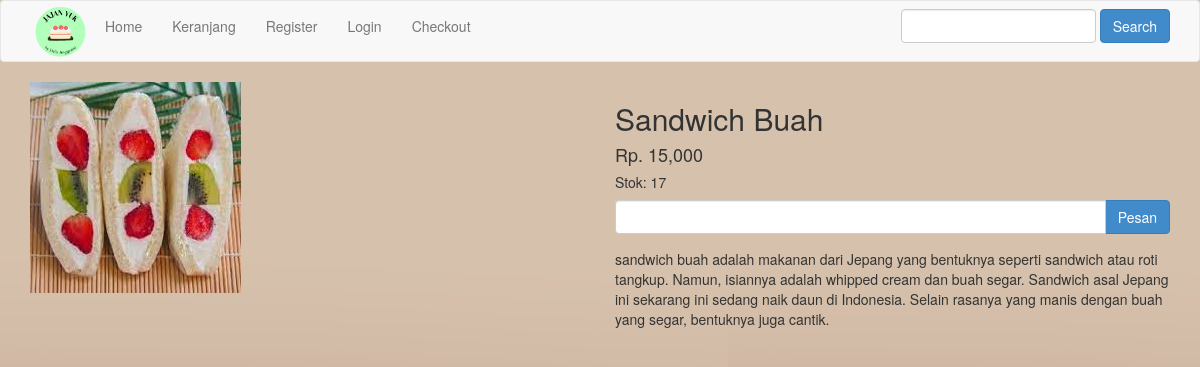
Page /jajanyuk/detail.php?id=1 on the committed database.
### tables this page shows
CREATE TABLE `data_menu` (
  `id_menu` int(11) NOT NULL,
  `nama_menu` varchar(100) NOT NULL,
  `stok_menu` int(5) NOT NULL,
  `harga_menu` int(20) NOT NULL,
  `deskripsi_menu` text NOT NULL,
  `foto_menu` varchar(100) NOT NULL
);

### jajanyuk/detail.php (the view, shortened to what this page needs)
<?php
$koneksi = new mysqli("localhost","root","","jajanyuk");
$id_produk=$_GET['id'];
$ambil=$koneksi->query("SELECT * FROM data_menu WHERE id_menu='$id_produk'");
$detail=$ambil->fetch_assoc();
?>
<!DOCTYPE html>
<html>
<link rel="stylesheet"  href="css/style.css"  type="text/css">
<head>
	<link rel="stylesheet" href="admin/assets/css/bootstrap.css">
</head>
<body>
<?php include 'menu.php';?>
<section class="kontent">
	<div class="container">
		<div class="row">
			<div class="col-md-6">
				<img src="fotoproduk/<?php echo $detail['foto_menu'];?>" alt="" class="img-responsive">
			</div>
			<div class="col-md-6">
				<h2><?php echo $detail["nama_menu"];?></h2>
				<h4>Rp. <?php echo number_format($detail["harga_menu"]);?></h4>
				<h5>Stok: <?php echo $detail['stok_menu']?></h5>
				<form method="post">
					<div class="form-group">
						<div class="input-group">
							<input type="number" min="1" class="form-control" name="jumlah" max="<?php echo $detail['stok_menu']?>">
							<div class="input-group-btn">
								<button class="btn btn-primary" name="beli">Pesan</button>
							</div>
						</div>
					</div>
				</form>
					<p><?php echo $detail["deskripsi_menu"];?></p>
			</div>
		</div>
	</div>
</section>
</body>
</html>

### jajanyuk/css/style.css (style rules this page uses)
body { background-image: url("../foto/coklat.jpg"); }
h2 { text-decoration: bold; font-family: "georgia", times, serif; color: #006400; }

### rows in the picture
data_menu: foto_menu (picture), nama_menu "Sandwich Buah", harga_menu "15,000", stok_menu "17", deskripsi_menu "sandwich buah adalah makanan dari Jepang yang bentuknya seperti sandwich atau roti tangkup. Namun, isiannya adalah whipped cream dan buah segar. Sandwich asal Jepang ini sekarang ini sedang naik daun di Indonesia. Selain rasanya yang manis dengan buah yang segar, bentuknya juga cantik."
